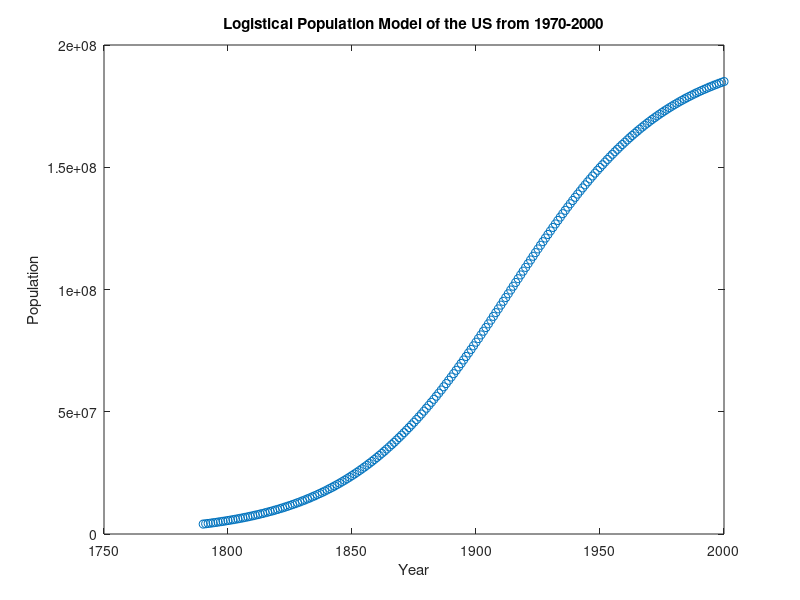

The MATLAB script that drew this image:
%{
Name: Omar and Oliver
Assignment 2: Problem 9.1
Date: 09/21/23
Class: CECS 271
Instructor: Minhthong Nguyen
Purpose: Plot a logistical model of the US population from 1970 to 2000
Last Update: 09/21/2023
%}

% Generate a vector of 211 (0-210) elements

P = [0:210];

for t = [1790:2000]

% set the t - 1789th element of the P vector to the fromula from the book
% such that when t = 1790 (first element) we access the first element of P

P(t-1789) = 197273000/(1 + (exp((-0.03134)*(t-1913.25))));

end

% Generate a vector of 211 elements from 1790 to 2000

t = [1790:2000];

% Plot t as the x-axis, P as the y-axis and use the circle to plot them

plot(t, P, 'o');

% Label the x-axis as "year," label the y-axis as "Population"
% title the graph "Logistical Population Model of the US from 1970-2000"

xlabel("Year");
ylabel("Population")
title("Logistical Population Model of the US from 1970-2000");
